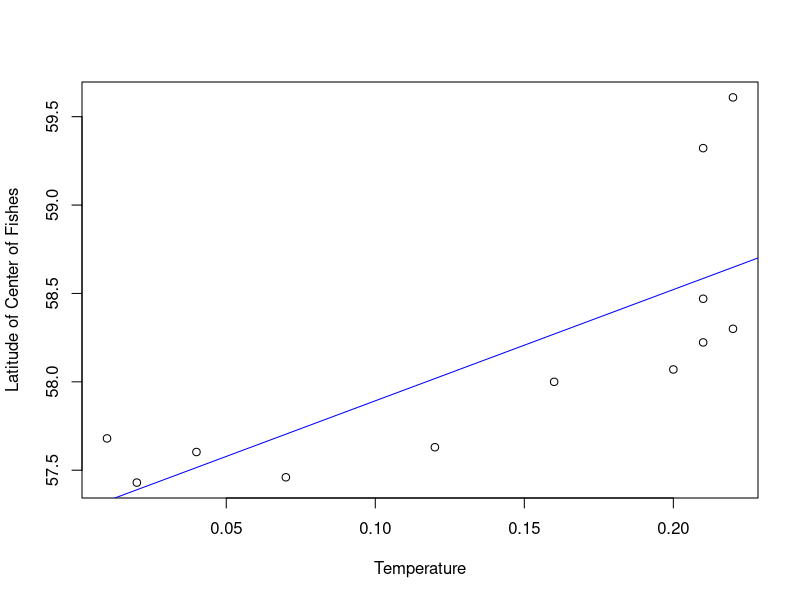
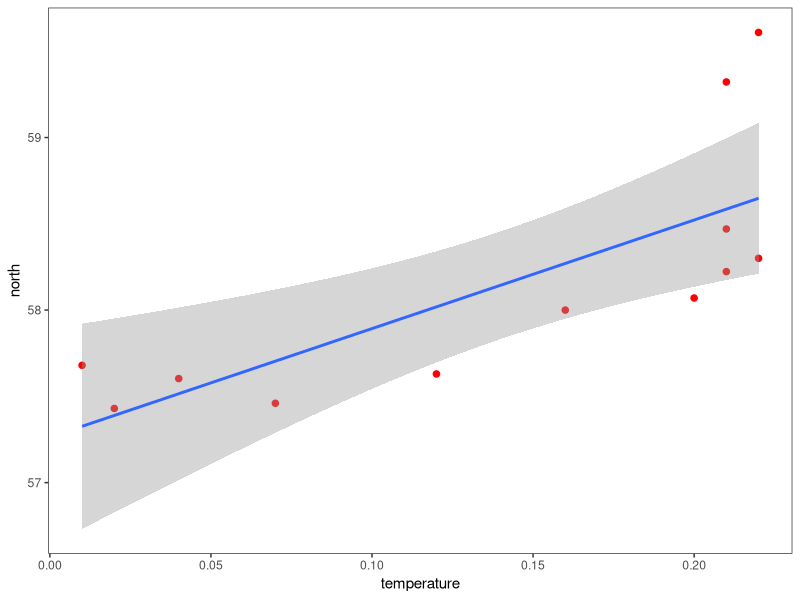
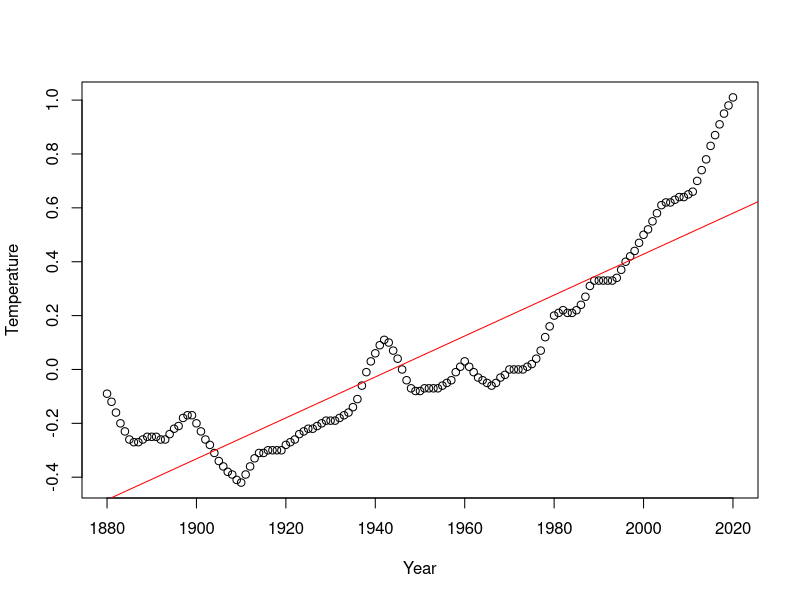
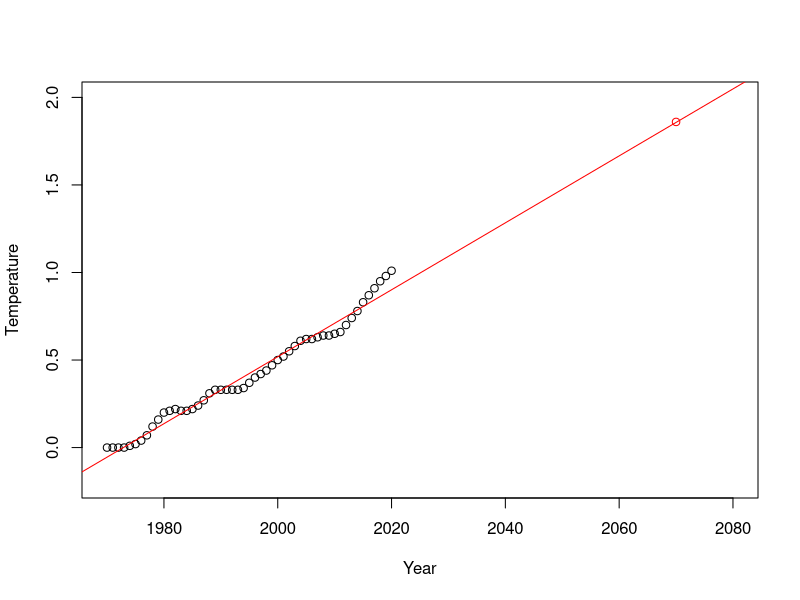
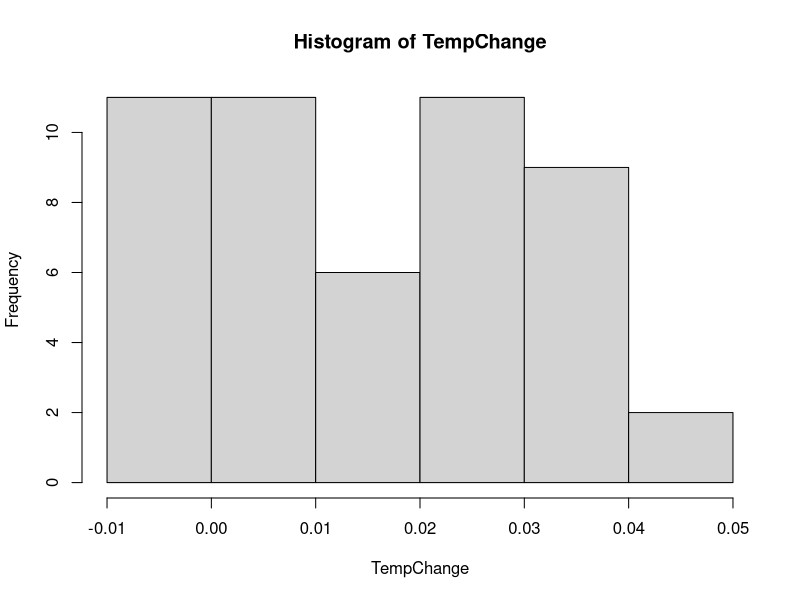

The R source for these figures, in order:
## ---- chunk 1
knitr::opts_chunk$set(echo = TRUE)
## ---- chunk 2
# import data of latitude of center of fish and temperature
year <- seq(from  = 1974, to = 1985)
north <- c(57.68, 57.43, 57.603, 57.460, 57.63, 58, 58.07, 58.223, 58.3, 58.47, 59.322, 59.609)
data <- cbind(year, north)
data <- data.frame(data)
temperature <- c(-0.42, -0.438, -0.366, -0.078, -0.186, 0.048, 0.066, -0.006, -0.006, 0.138, -0.042, -0.114)
temperature <- temperature+0.438

temperature <- c(-0.07, -0.01, -0.1, 0.18, 0.07, 0.16, 0.26, 0.32, 0.14, 0.31, 0.16, 0.12)
temperature <- c(0.01, 0.02, 0.04, 0.07, 0.12, 0.16, 0.2, 0.21, 0.22, 0.21, 0.21, 0.22)
data <- cbind(data, temperature)
## ---- chunk 3
# Plot the scatter plot of temperature and the latitude of center of fish
plot(temperature, north, xlab = "Temperature", ylab = "Latitude of Center of Fishes")
abline(lm( north ~ temperature), col = "blue")
## ---- chunk 4
# Print the correlation between temperature and the latitude of center of fishes
cor(temperature, north)^2
## ---- chunk 5
library(ggplot2)
ggplot(data, aes(x=temperature, y=north)) +
  geom_point(size=3, shape=20, color = "red") + 
  theme_test() +
  geom_smooth(method = lm)
## ---- chunk 6
# get the equation of regression line
lm( north ~ temperature)
## ---- chunk 7
temperature2016 <- 0.87
# predict using given temperature to predict north
tempPredict <- function(x){
  y = 57.264+6.292*x
  return(y)
}
# predict the latitude of the center of fish in 2016
tempPredict(temperature2016)
## ---- chunk 8
# input the temperature data from 1880 to 2020
allTemp <- read.csv("temperature.csv")
allTemp <- allTemp[,2:4]
colnames(allTemp) <- c("Year", "temp1", "temp2")
## ---- chunk 9
Temp <- allTemp[91:141,]
Temp
## ---- chunk 10
# Plot the scatter plot of temperature and year
plot(allTemp$Year, allTemp$temp2, xlab = "Year", ylab = "Temperature")
abline(lm(allTemp$temp2 ~ allTemp$Year), col = "red")
## ---- chunk 11
# Get the equation of the regression line
lm(allTemp$temp2 ~ allTemp$Year)
## ---- chunk 12
# Using the regression line to predict the temperature in 2072
temperature2072 <- 0.007599*2072-14.769749
## ---- chunk 13
# Using the regression found above the predict the lattitude of center of fish in 2072
tempPredict(temperature2072)
## ---- chunk 14
plot(allTemp$Year[91:141], allTemp$temp2[91:141], xlim = c(1970, 2080), ylim = c(-0.2, 2), xlab = "Year", ylab = "Temperature")
abline(lm(allTemp$temp2[91:141] ~ allTemp$Year[91:141]), col = "red")
points(2070, 1.86, col = "red")
## ---- chunk 15
temperature <- allTemp$temp2[70:141]
year <- allTemp$Year[70:141]
models <- lm(temperature ~ year)
models
## ---- chunk 16
0.01483*2072-29.15034
## ---- chunk 17
tempPredict(1.57742)
## ---- chunk 18
new.year <-  data.frame(
  year = c(2070)
)
predict(models, newdata = new.year, interval = "prediction")
## ---- chunk 19
TempChange <- rep(NA,50)
for (i in 91:140) {
  TempChange[i-90] <- allTemp[i+1,3] - allTemp[i,3]
}
TempChange
hist(TempChange)
## ---- chunk 20
TempChange
summary(TempChange)
sd(TempChange)
